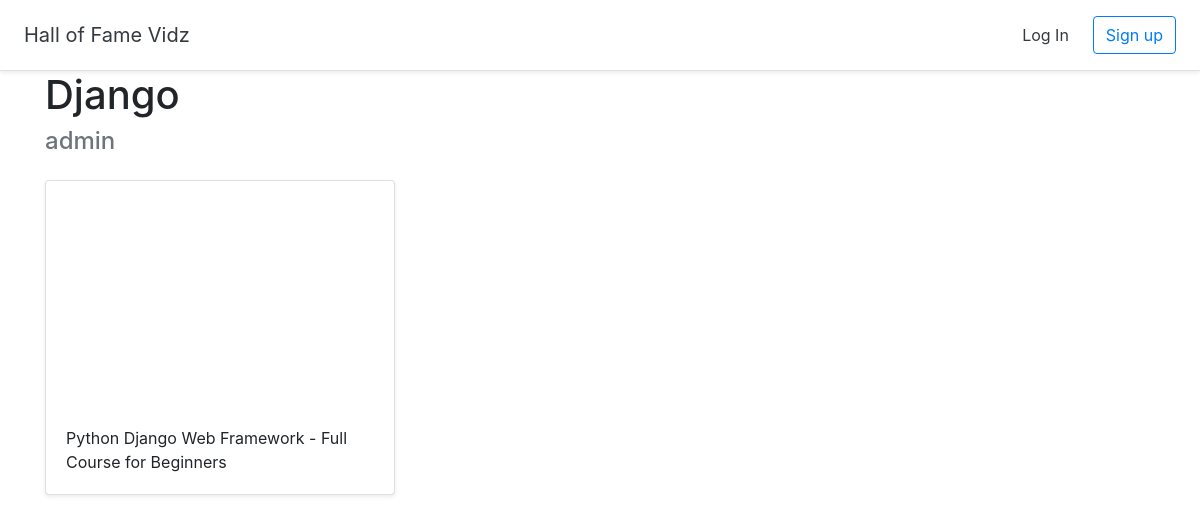
Screenshot of /halloffame/2 with the database file from the repository.
### halls/models.py (models this page shows)
class Hall(models.Model):
    title = models.CharField(max_length=255)
    user = models.ForeignKey(User, on_delete=models.CASCADE)

class Video(models.Model):
    title = models.CharField(max_length=255)
    url = models.URLField()
    youtube_id = models.CharField(max_length=255)
    hall = models.ForeignKey(Hall, on_delete=models.CASCADE)

### halls/views.py (the view)
# urls.py: path('halloffame/<int:pk>', views.DetailHall.as_view(), name='detail_hall'),
class DetailHall(generic.DetailView):
    model = Hall
    template_name = 'halls/detail_hall.html'

### halls/templates/halls/detail_hall.html (shortened to what this page needs)
{% extends 'halls/base.html' %}
{% block content %}
<div class="container">
<h1>{{ hall.title }}</h1>
<h4 class="text-muted">{{ hall.user.username }}</h4>
    <div class="row">
      {% for video in hall.video_set.all %}
      <div class="col-md-4 mt-3">
        <div class="card mb-4 shadow-sm">
          <iframe width="100%" height="225" src="https://www.youtube.com/embed/{{ video.youtube_id }}" frameborder="0" allow="accelerometer; autoplay; encrypted-media; gyroscope; picture-in-picture" allowfullscreen></iframe>
          <div class="card-body">
            <p class="card-text">{{ video.title }}</p>
          </div>
        </div>
      </div>
      {% endfor %}
      </div>
</div>
{% endblock %}

### rows the page displays
Hall: title "Django", user.username "admin"
Video: title "Python Django Web Framework - Full Course for Beginners"
